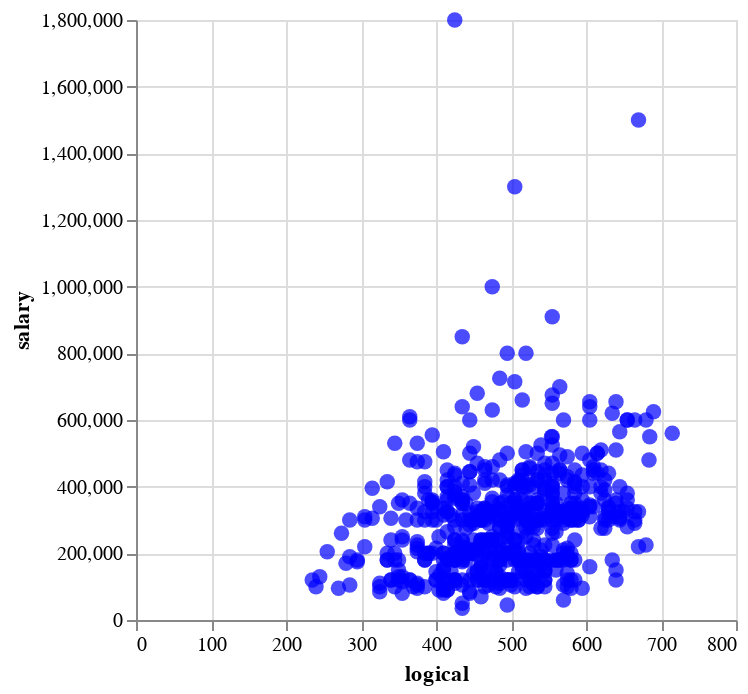

This figure's notebook cell:
### Markdown cell above
- The data show that 'quant', 'logical', '10percentage', 'english' is highly correlative with 'salary'. Following is the attributes: '12percentage', 'mechanicalengg', 'collegegpa', 'domain' -> Intuitive sense that these skills are valuable in many engineering roles
- The 'collegetier' metrics show significant negative correlation with salary, indicating that candidates from colleges with a lower tier (higher numerical value) tend to have lower salaries. -> This could reflect the perceived quality or reputation of the educational institution affecting career prospects.

### Code cell
scatter_plot = alt.Chart(df).mark_circle(size = 60, color = 'blue').encode(
x = 'logical',
y = 'salary'
)
scatter_plot

### Figure 1 — Vega-Lite specification as saved in the notebook (floating-point values rounded to 4 significant figures; data arrays with more than 128 entries replaced by an {"elided": "..."} marker saying what was removed)
{"config": {"view": {"continuousWidth": 300, "continuousHeight": 300}}, "data": {"name": "data-7908b07beab1b522de1b1bbb08c18721"}, "mark": {"type": "circle", "color": "blue", "size": 60}, "encoding": {"x": {"field": "logical", "type": "quantitative"}, "y": {"field": "salary", "type": "quantitative"}}, "$schema": "https://vega.github.io/schema/vega-lite/v5.15.1.json", "datasets": {"data-7908b07beab1b522de1b1bbb08c18721": {"elided": "599 records"}}}
